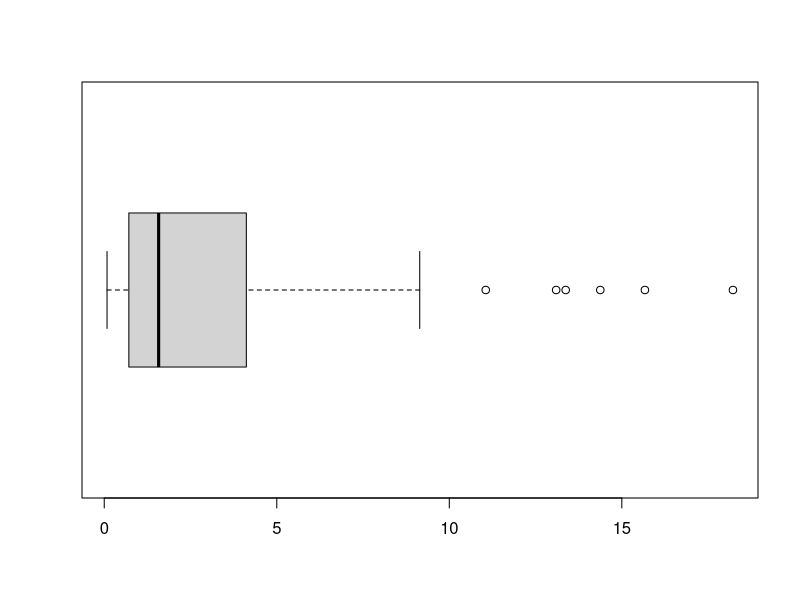

Source code (R):
#Bai 01
x = c(1,2,5,7,-3,0,5,1,5,6) 
y = c(2,2,0,-5,7,8,11,9,3,2)
x + y
x - y
x * y

z = x[x %% 2 == 0]
z

t = y[y %% 2 == 1]
t
sort(x, decreasing = FALSE)
sort(y, decreasing = TRUE)

#Bai 02
data = read.csv("Data/data01.csv")

FPSA = data[,2] #data$FPSA or data['FPSA']
mean(FPSA)
var(FPSA)
median(FPSA)

boxplot(FPSA, horizontal = T)

K = data[,4]
k0 = FPSA[K == 0]
k1 = FPSA[K == 1]

data2 = read.csv("Data/data02.csv")
data3 = merge(data, data2, by = 'K')

Age = data[,1]
tPSA = Age
tPSA[Age <= 30] = 0
tPSA[30 < Age & Age <= 50] = 1
tPSA[50 < Age] = 2